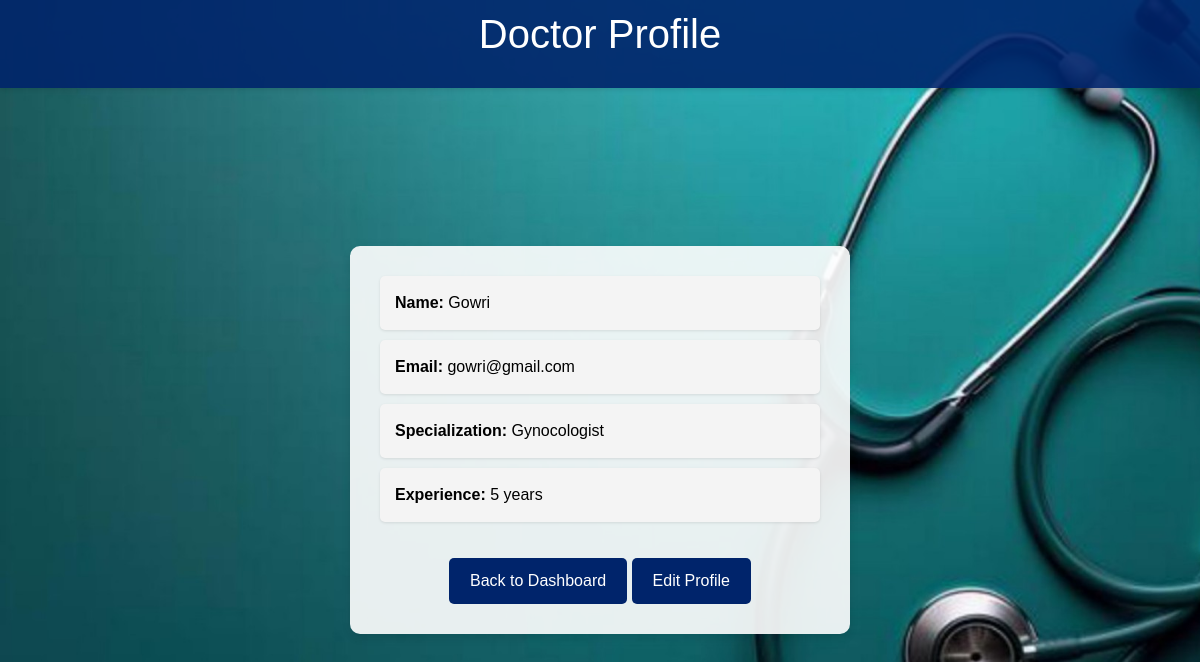
The app's page /doctor/profile/ (signed in), older data.
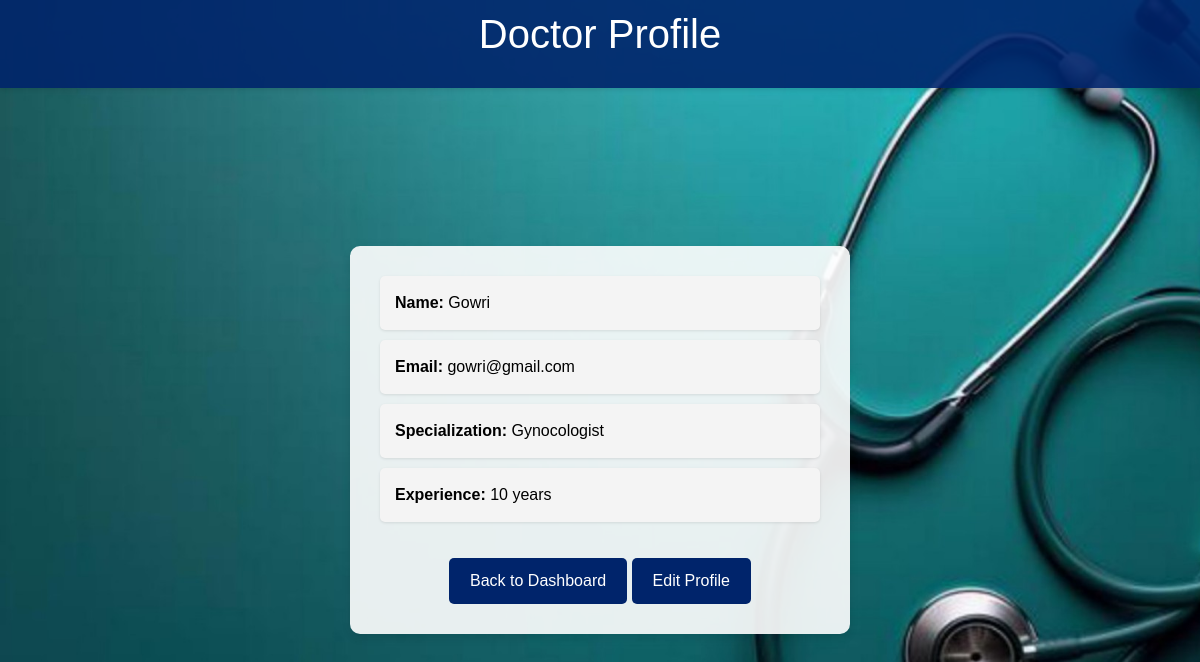
The same page, newer data.
### app1/models.py (models this page shows, shortened)
class Doctor(models.Model):
    user = models.OneToOneField(User, on_delete=models.CASCADE)
    specialization = models.CharField(max_length=100)
    experience = models.IntegerField(null=True)

### app1/views.py (the view)
# urls.py: path('doctor/profile/', views.doctor_profile, name='doctor_profile'),
def doctor_profile(request):
    doctor = Doctor.objects.get(user=request.user)
    context = {
        'doctor': doctor,
    }
    return render(request, 'doctor_profile.html', context)

### app1/templates/doctor_profile.html (shortened to what this page needs)
{% load static %}
<!DOCTYPE html>
<html lang="en">
<head>
    <link href="https://maxcdn.bootstrapcdn.com/bootstrap/4.5.2/css/bootstrap.min.css" rel="stylesheet">
</head>
<body>
    <div class="header">
        <h1>Doctor Profile</h1>
    </div>
    <div class="profile-container">
        <ul>
            <li><strong>Name:</strong> {{ doctor.user.username }}</li>
            <li><strong>Email:</strong> {{ doctor.user.email }}</li>
            <li><strong>Specialization:</strong> {{ doctor.specialization }}</li>
            <li><strong>Experience:</strong> {{ doctor.experience }} years</li>
        </ul>
        <a href="{% url 'doctor_dashboard' %}" class="btn btn-custom">Back to Dashboard</a>
        <a href="{% url 'edit_doctor_profile' %}" class="btn btn-custom">Edit Profile</a>
    </div>
</body>
</html>

Row changes from the older to the newer data that the page shows:
changed Doctor "Gynocologist": experience "5" → "10"
